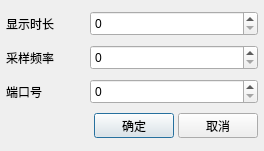
<?xml version="1.0" encoding="UTF-8"?>
<ui version="4.0">
 <class>Dialog</class>
 <widget class="QDialog" name="Dialog">
  <property name="geometry">
   <rect>
    <x>0</x>
    <y>0</y>
    <width>264</width>
    <height>151</height>
   </rect>
  </property>
  <property name="windowTitle">
   <string>Dialog</string>
  </property>
  <layout class="QVBoxLayout" name="verticalLayout">
   <property name="spacing">
    <number>4</number>
   </property>
   <property name="leftMargin">
    <number>6</number>
   </property>
   <property name="topMargin">
    <number>6</number>
   </property>
   <property name="rightMargin">
    <number>6</number>
   </property>
   <property name="bottomMargin">
    <number>6</number>
   </property>
   <item>
    <layout class="QHBoxLayout" name="horizontalLayout">
     <item>
      <widget class="QLabel" name="label_time_range">
       <property name="minimumSize">
        <size>
         <width>80</width>
         <height>25</height>
        </size>
       </property>
       <property name="maximumSize">
        <size>
         <width>80</width>
         <height>25</height>
        </size>
       </property>
       <property name="text">
        <string>显示时长</string>
       </property>
      </widget>
     </item>
     <item>
      <widget class="QSpinBox" name="spin_box_time_range">
       <property name="minimumSize">
        <size>
         <width>0</width>
         <height>25</height>
        </size>
       </property>
       <property name="maximumSize">
        <size>
         <width>16777215</width>
         <height>25</height>
        </size>
       </property>
       <property name="maximum">
        <number>999</number>
       </property>
      </widget>
     </item>
    </layout>
   </item>
   <item>
    <layout class="QHBoxLayout" name="horizontalLayout_2">
     <item>
      <widget class="QLabel" name="label_fre">
       <property name="minimumSize">
        <size>
         <width>80</width>
         <height>25</height>
        </size>
       </property>
       <property name="maximumSize">
        <size>
         <width>80</width>
         <height>25</height>
        </size>
       </property>
       <property name="text">
        <string>采样频率</string>
       </property>
      </widget>
     </item>
     <item>
      <widget class="QSpinBox" name="spin_box_fre">
       <property name="minimumSize">
        <size>
         <width>0</width>
         <height>25</height>
        </size>
       </property>
       <property name="maximumSize">
        <size>
         <width>16777215</width>
         <height>25</height>
        </size>
       </property>
       <property name="maximum">
        <number>999</number>
       </property>
      </widget>
     </item>
    </layout>
   </item>
   <item>
    <layout class="QHBoxLayout" name="horizontalLayout_3">
     <item>
      <widget class="QLabel" name="label_port">
       <property name="minimumSize">
        <size>
         <width>80</width>
         <height>25</height>
        </size>
       </property>
       <property name="maximumSize">
        <size>
         <width>80</width>
         <height>25</height>
        </size>
       </property>
       <property name="text">
        <string>端口号</string>
       </property>
      </widget>
     </item>
     <item>
      <widget class="QSpinBox" name="spin_box_port">
       <property name="minimumSize">
        <size>
         <width>0</width>
         <height>25</height>
        </size>
       </property>
       <property name="maximumSize">
        <size>
         <width>16777215</width>
         <height>25</height>
        </size>
       </property>
       <property name="maximum">
        <number>999999</number>
       </property>
      </widget>
     </item>
    </layout>
   </item>
   <item>
    <layout class="QHBoxLayout" name="horizontalLayout_4">
     <item>
      <spacer name="horizontalSpacer">
       <property name="orientation">
        <enum>Qt::Horizontal</enum>
       </property>
       <property name="sizeHint" stdset="0">
        <size>
         <width>40</width>
         <height>20</height>
        </size>
       </property>
      </spacer>
     </item>
     <item>
      <widget class="QPushButton" name="btn_confirm">
       <property name="minimumSize">
        <size>
         <width>0</width>
         <height>25</height>
        </size>
       </property>
       <property name="maximumSize">
        <size>
         <width>16777215</width>
         <height>25</height>
        </size>
       </property>
       <property name="text">
        <string>确定</string>
       </property>
      </widget>
     </item>
     <item>
      <widget class="QPushButton" name="btn_concel">
       <property name="minimumSize">
        <size>
         <width>0</width>
         <height>25</height>
        </size>
       </property>
       <property name="maximumSize">
        <size>
         <width>16777215</width>
         <height>25</height>
        </size>
       </property>
       <property name="text">
        <string>取消</string>
       </property>
      </widget>
     </item>
    </layout>
   </item>
  </layout>
 </widget>
 <resources/>
 <connections/>
</ui>
